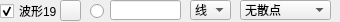
                   <widget class="QWidget" name="widget_19" native="true">
                    <property name="minimumSize">
                     <size>
                      <width>0</width>
                      <height>22</height>
                     </size>
                    </property>
                    <property name="maximumSize">
                     <size>
                      <width>16777215</width>
                      <height>22</height>
                     </size>
                    </property>
                    <widget class="QLineEdit" name="txtValueCurve19">
                     <property name="geometry">
                      <rect>
                       <x>110</x>
                       <y>0</y>
                       <width>71</width>
                       <height>20</height>
                      </rect>
                     </property>
                     <property name="text">
                      <string/>
                     </property>
                    </widget>
                    <widget class="QRadioButton" name="rdoBoldCurve19">
                     <property name="geometry">
                      <rect>
                       <x>90</x>
                       <y>3</y>
                       <width>16</width>
                       <height>16</height>
                      </rect>
                     </property>
                     <property name="text">
                      <string/>
                     </property>
                     <property name="checked">
                      <bool>false</bool>
                     </property>
                    </widget>
                    <widget class="QCheckBox" name="chkVisibleCurve19">
                     <property name="geometry">
                      <rect>
                       <x>0</x>
                       <y>3</y>
                       <width>60</width>
                       <height>16</height>
                      </rect>
                     </property>
                     <property name="text">
                      <string>波形19</string>
                     </property>
                     <property name="checked">
                      <bool>true</bool>
                     </property>
                    </widget>
                    <widget class="QPushButton" name="btnColourCurve19">
                     <property name="geometry">
                      <rect>
                       <x>60</x>
                       <y>0</y>
                       <width>21</width>
                       <height>21</height>
                      </rect>
                     </property>
                     <property name="text">
                      <string/>
                     </property>
                    </widget>
                    <widget class="QComboBox" name="cmbLineStyle19">
                     <property name="geometry">
                      <rect>
                       <x>190</x>
                       <y>0</y>
                       <width>41</width>
                       <height>20</height>
                      </rect>
                     </property>
                     <property name="currentIndex">
                      <number>1</number>
                     </property>
                     <item>
                      <property name="text">
                       <string>点</string>
                      </property>
                     </item>
                     <item>
                      <property name="text">
                       <string>线</string>
                      </property>
                     </item>
                     <item>
                      <property name="text">
                       <string>左</string>
                      </property>
                     </item>
                     <item>
                      <property name="text">
                       <string>右</string>
                      </property>
                     </item>
                     <item>
                      <property name="text">
                       <string>中</string>
                      </property>
                     </item>
                     <item>
                      <property name="text">
                       <string>积</string>
                      </property>
                     </item>
                    </widget>
                    <widget class="QComboBox" name="cmbScatterStyle19">
                     <property name="geometry">
                      <rect>
                       <x>240</x>
                       <y>0</y>
                       <width>91</width>
                       <height>20</height>
                      </rect>
                     </property>
                     <property name="focusPolicy">
                      <enum>Qt::WheelFocus</enum>
                     </property>
                     <property name="maxVisibleItems">
                      <number>20</number>
                     </property>
                     <item>
                      <property name="text">
                       <string>无散点</string>
                      </property>
                      <property name="icon">
                       <iconset resource="res.qrc">
                        <normaloff>:/pic/ssNone.png</normaloff>:/pic/ssNone.png</iconset>
                      </property>
                     </item>
                     <item>
                      <property name="text">
                       <string>x形</string>
                      </property>
                      <property name="icon">
                       <iconset resource="res.qrc">
                        <normaloff>:/pic/ssCross.png</normaloff>:/pic/ssCross.png</iconset>
                      </property>
                     </item>
                     <item>
                      <property name="text">
                       <string>+形</string>
                      </property>
                      <property name="icon">
                       <iconset resource="res.qrc">
                        <normaloff>:/pic/ssPlus.png</normaloff>:/pic/ssPlus.png</iconset>
                      </property>
                     </item>
                     <item>
                      <property name="text">
                       <string>空心圆</string>
                      </property>
                      <property name="icon">
                       <iconset resource="res.qrc">
                        <normaloff>:/pic/ssCircle.png</normaloff>:/pic/ssCircle.png</iconset>
                      </property>
                     </item>
                     <item>
                      <property name="text">
                       <string>实心圆</string>
                      </property>
                      <property name="icon">
                       <iconset resource="res.qrc">
                        <normaloff>:/pic/ssDisc.png</normaloff>:/pic/ssDisc.png</iconset>
                      </property>
                     </item>
                     <item>
                      <property name="text">
                       <string>矩形</string>
                      </property>
                      <property name="icon">
                       <iconset resource="res.qrc">
                        <normaloff>:/pic/ssSquare.png</normaloff>:/pic/ssSquare.png</iconset>
                      </property>
                     </item>
                     <item>
                      <property name="text">
                       <string>菱形</string>
                      </property>
                      <property name="icon">
                       <iconset resource="res.qrc">
                        <normaloff>:/pic/ssDiamond.png</normaloff>:/pic/ssDiamond.png</iconset>
                      </property>
                     </item>
                     <item>
                      <property name="text">
                       <string>星形</string>
                      </property>
                      <property name="icon">
                       <iconset resource="res.qrc">
                        <normaloff>:/pic/ssStar.png</normaloff>:/pic/ssStar.png</iconset>
                      </property>
                     </item>
                     <item>
                      <property name="text">
                       <string>正三角</string>
                      </property>
                      <property name="icon">
                       <iconset resource="res.qrc">
                        <normaloff>:/pic/ssTriangle.png</normaloff>:/pic/ssTriangle.png</iconset>
                      </property>
                     </item>
                     <item>
                      <property name="text">
                       <string>倒三角</string>
                      </property>
                      <property name="icon">
                       <iconset resource="res.qrc">
                        <normaloff>:/pic/ssTriangleInverted.png</normaloff>:/pic/ssTriangleInverted.png</iconset>
                      </property>
                     </item>
                     <item>
                      <property name="text">
                       <string>x框</string>
                      </property>
                      <property name="icon">
                       <iconset resource="res.qrc">
                        <normaloff>:/pic/ssCrossSquare.png</normaloff>:/pic/ssCrossSquare.png</iconset>
                      </property>
                     </item>
                     <item>
                      <property name="text">
                       <string>+框</string>
                      </property>
                      <property name="icon">
                       <iconset resource="res.qrc">
                        <normaloff>:/pic/ssPlusSquare.png</normaloff>:/pic/ssPlusSquare.png</iconset>
                      </property>
                     </item>
                     <item>
                      <property name="text">
                       <string>x圆</string>
                      </property>
                      <property name="icon">
                       <iconset resource="res.qrc">
                        <normaloff>:/pic/ssCrossCircle.png</normaloff>:/pic/ssCrossCircle.png</iconset>
                      </property>
                     </item>
                     <item>
                      <property name="text">
                       <string>+圆</string>
                      </property>
                      <property name="icon">
                       <iconset resource="res.qrc">
                        <normaloff>:/pic/ssPlusCircle.png</normaloff>:/pic/ssPlusCircle.png</iconset>
                      </property>
                     </item>
                     <item>
                      <property name="text">
                       <string>和平</string>
                      </property>
                      <property name="icon">
                       <iconset resource="res.qrc">
                        <normaloff>:/pic/ssPeace.png</normaloff>:/pic/ssPeace.png</iconset>
                      </property>
                     </item>
                    </widget>
                   </widget>
